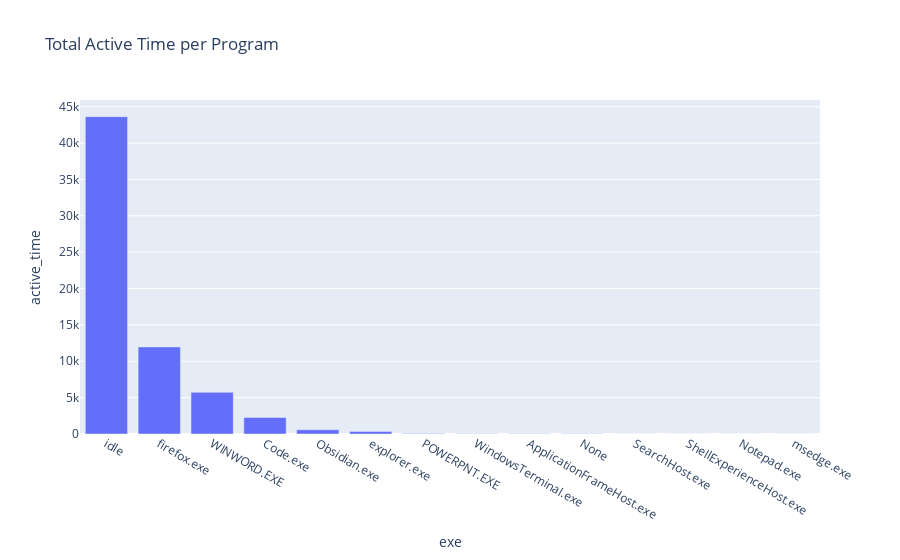

The notebook cell this image was saved under:
### Code cell
# now that we have all the dataframes we need, we can start creating the charts
# first, let's create a bar chart for the total active time per program
fig = px.bar(df_total_active_time, x='exe', y='active_time', title='Total Active Time per Program')
fig.show()

### Figure 1 — Plotly figure (JSON) as saved in the notebook; plotly's stock layout.template omitted (floating-point values rounded to 4 significant figures)
{"data": [{"alignmentgroup": "True", "hovertemplate": "exe=%{x}<br>active_time=%{y}<extra></extra>", "legendgroup": "", "marker": {"color": "#636efa", "pattern": {"shape": ""}}, "name": "", "offsetgroup": "", "orientation": "v", "showlegend": false, "textposition": "auto", "type": "bar", "x": ["idle", "firefox.exe", "WINWORD.EXE", "Code.exe", "Obsidian.exe", "explorer.exe", "POWERPNT.EXE", "WindowsTerminal.exe", "ApplicationFrameHost.exe", "None", "SearchHost.exe", "ShellExperienceHost.exe", "Notepad.exe", "msedge.exe"], "xaxis": "x", "y": [43630.0, 11970.0, 5726.0, 2272.0, 588.5, 356.2, 68.04, 36, 26.02, 24.02, 16, 8.01, 4, 2], "yaxis": "y"}], "layout": {"barmode": "relative", "legend": {"tracegroupgap": 0}, "title": {"text": "Total Active Time per Program"}, "xaxis": {"anchor": "y", "domain": [0, 1], "title": {"text": "exe"}}, "yaxis": {"anchor": "x", "domain": [0, 1], "title": {"text": "active_time"}}}}
